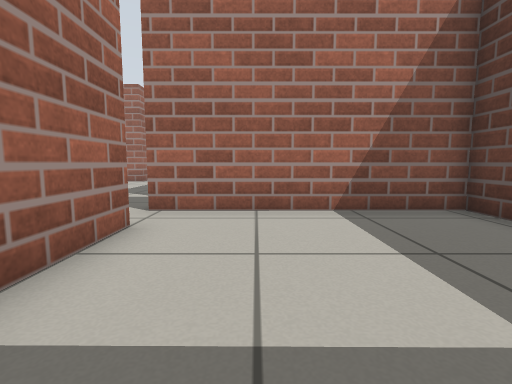
View 1 (above)

19 first-person views from a walk through a robot-simulator world made for Gazebo. The camera is 0.5 m above the floor, tilts 6° down and sees 85° across. The floor is counted in squares, 0.5 m on a side. Each view is taken from the middle of a square. On the plan, view 1 faces up. The plan holds only what a view shows up to about 11 squares ahead; the rest is blank. The place goes on beyond the plan.

View 2
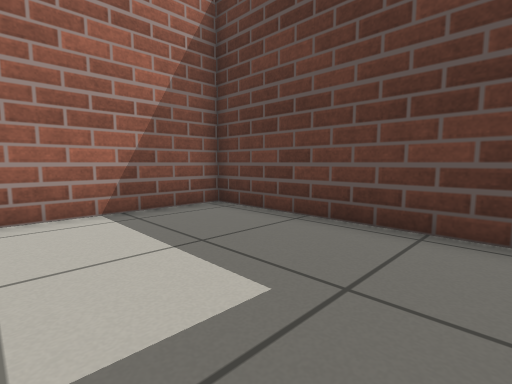

View 3
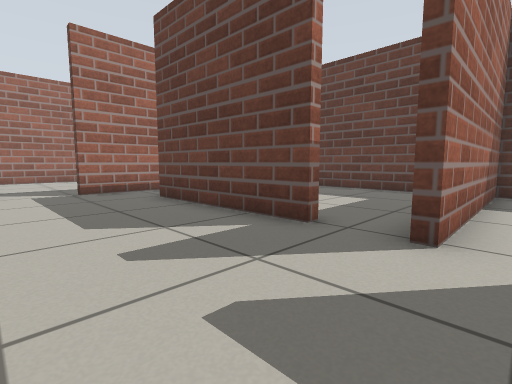

View 4
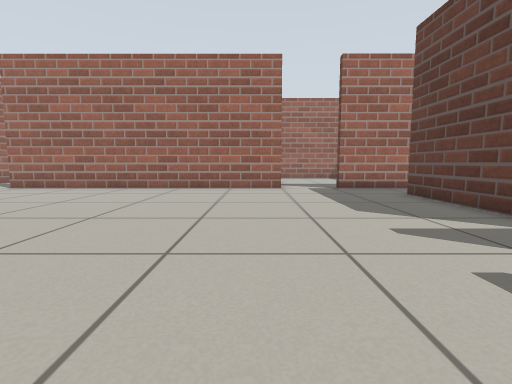

View 5
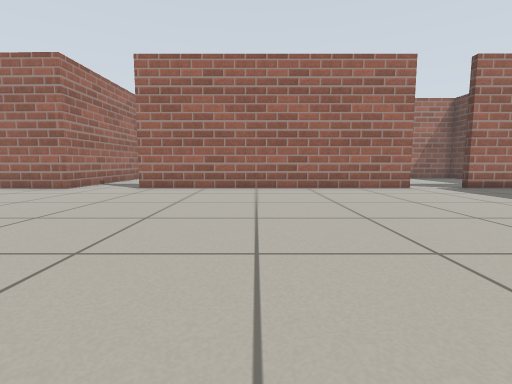

View 6
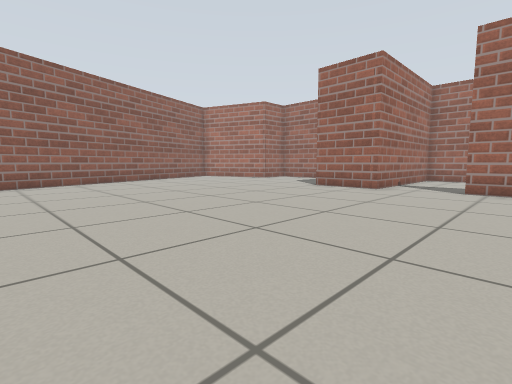

View 7
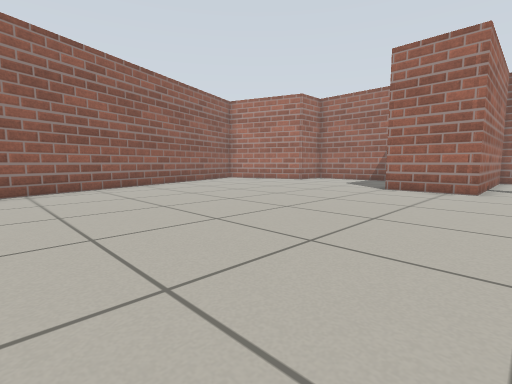

View 8
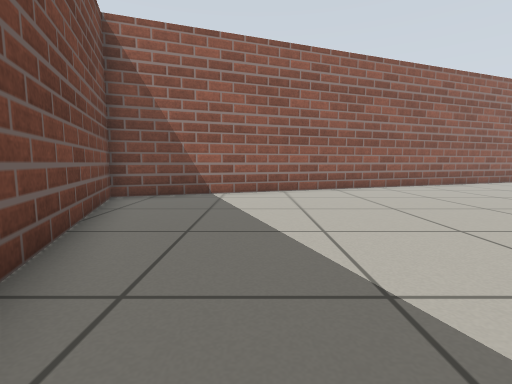

View 9
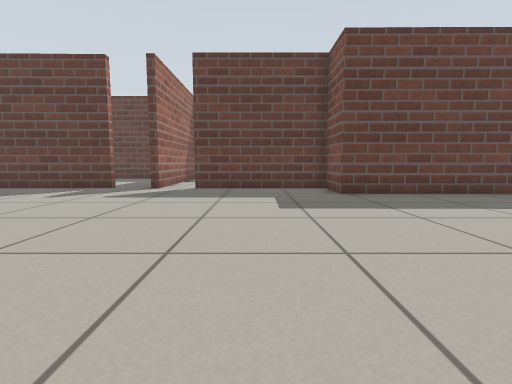

View 10
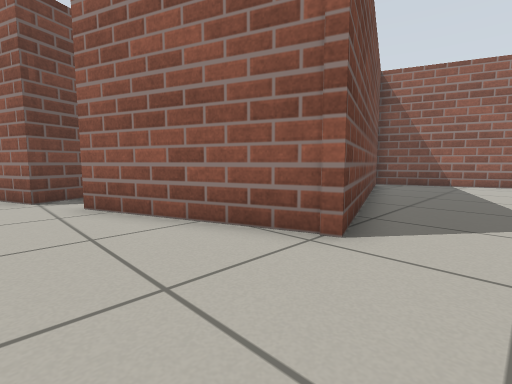

View 11
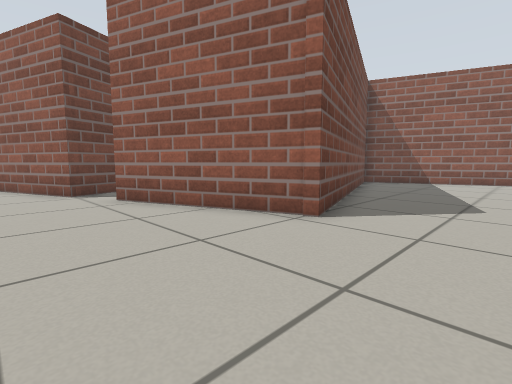

View 12
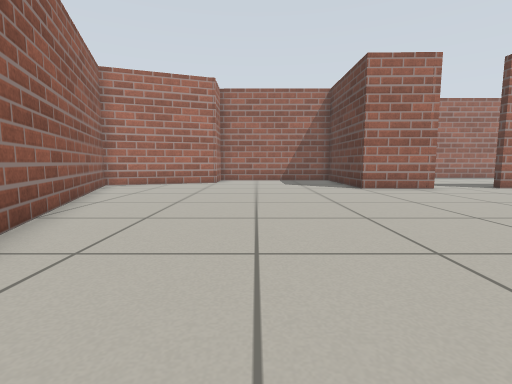

View 13
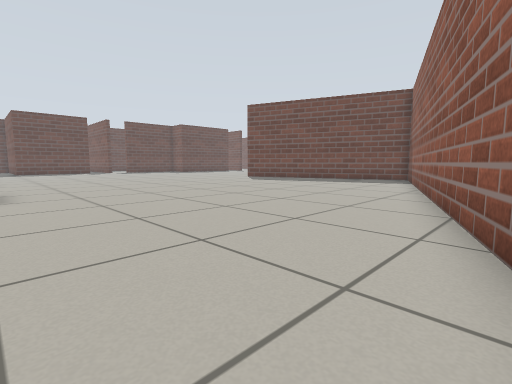

View 14
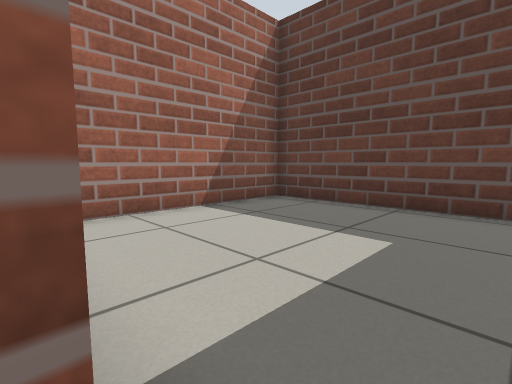

View 15
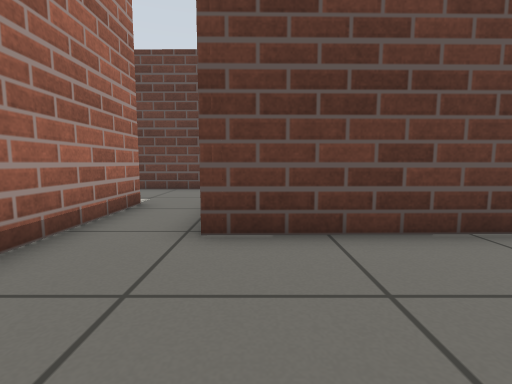

View 16
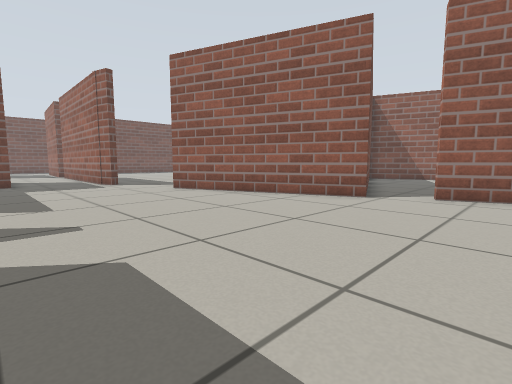

View 17
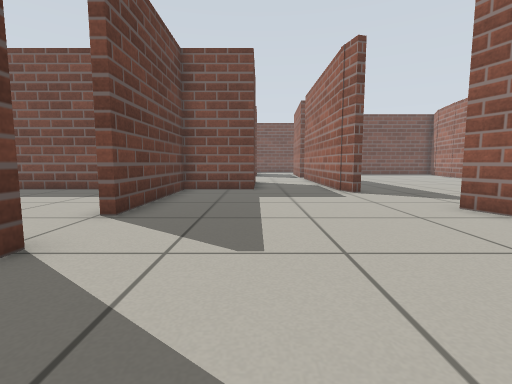

View 18
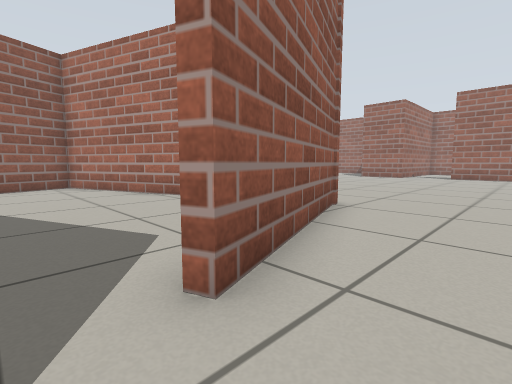

View 19
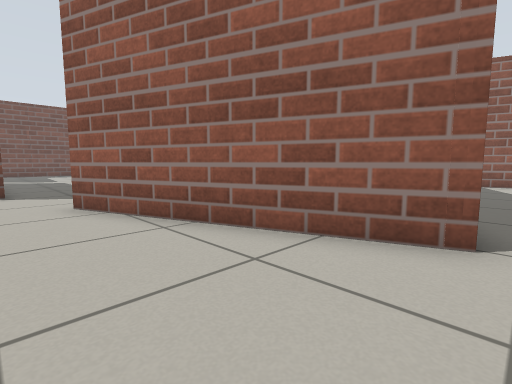

### Floor plan
Points are (right, up) in squares from view 1. A wall is a line through its corners. A room is listed if a view was taken in it or the views show most of it. See-through windows are left out.
Room 1 (views 1, 2)
walls: (-2, 4.4) (-2, 2); (4.3, 0.1) (4.4, 5.8) (-2.2, 5.7)
ways out: opening at (-2, 5) to room 2
Room 2 (views 3, 4, 5, 6, 7, 8, 9, 10, 11, 12, 13, 15, 16, 17, 18, 19)
walls: (-13.9, -5.4) (-11.4, -12); (-2.2, 5.7) (-2.2, 6.1); (-19.1, 14.8) (-21.9, 14.8) (-21.9, 15.3); (-2.2, 7.6) (-2.3, 12.9); (-19.2, 15.5) (-19.2, 14.5); (-6, 14.8) (-16.6, 14.8); (-4.3, -6.1) (-4.2, -0.7) (-2.1, -0.7) (-2.1, 4.4); (-4.3, -9.2) (-4.3, -8.7); (0.7, 14.8) (-3.9, 14.8); (-10.6, -15.4) (-10.2, -15.3) (-10, -16.3); (-10, -15.9) (-10, -17.2); (4.4, 14) (4.4, 15.6); (-7, -16.3) (-4.3, -16.3) (-4.3, -11.1); (-32.3, 15.3) (-25.9, -2.1) (-16.3, 1.3) (-14.5, -3.8) (-15, -4)
ways out: opening at (-2, 5) to room 1; opening at (-2, 7) to room 3; opening at (-12, -15); opening at (-4, -10.5); gap at (-15, -4)
Room 3 (view 14)
walls: (-1.8, 7.6) (-2.2, 7.6); (4.4, 7.2) (4.4, 12.5) (-0.9, 12.5)
ways out: opening at (-2, 7) to room 2

Positions as (right, up) in squares from view 1, and headings:
1: (0, 0), facing up
2: (0, 0), facing up-right
3: (-6, 5), facing up-right
4: (-7, 4), facing up
5: (-12, 4), facing up
6: (-15, 4), facing up-left
7: (-18, 4), facing up-left
8: (-18, 2), facing left
9: (-13, 2), facing right
10: (-13, 3), facing down-left
11: (-12, 4), facing down-left
12: (-26, 4), facing up
13: (-31, 15), facing down-right
14: (-2, 7), facing up-right
15: (-6, 12), facing right
16: (-6, -2), facing down-left
17: (-7, -6), facing down
18: (-13, -5), facing up-left
19: (-10, -5), facing down-left
